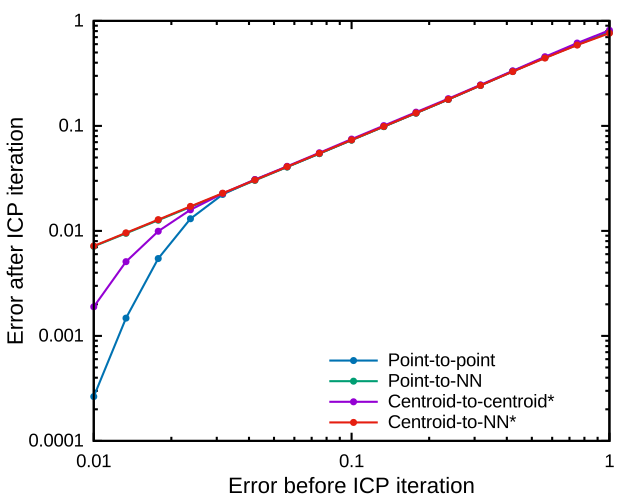

Here is the gnuplot script that generated this plot:
#set term pdf lw 3 ps 0.6 size 6.4,5.0 font "Helvetica,20"
set term pdf lw 3 size 6.4,5.0 font "Helvetica,20"
set out "icpconvergence_bun_zipper_res2_bun_zipper_res2_cf.pdf"
set style data linespoints
set log
set key bottom right reverse Left nobox
set xlabel "Error before ICP iteration" offset 0,0.3 font "Helvetica,24"
set ylabel "Error after ICP iteration" offset 1.3,0 font "Helvetica,24"
set format "%g"
plot \
 "bun_zipper_res2_bun_zipper_res2_0_1000.txt" lc 6 pt 7 ps 0.6 title "Point-to-point", \
 "bun_zipper_res2_bun_zipper_res2_8_100.txt" lc 2 pt 7 ps 0.6 title "Point-to-NN", \
 "bun_zipper_res2_bun_zipper_res2_10_1000.txt" lc 1 pt 7 ps 0.6 title "Centroid-to-centroid*", \
 "bun_zipper_res2_bun_zipper_res2_14_50.txt" lc 7 pt 7 ps 0.6 title "Centroid-to-NN*"
